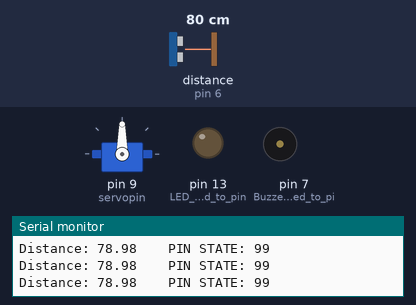
Bench run of a sketch on a simulated Arduino Uno, built with avr-gcc and run on an emulated ATmega328P. On the bench: servo, output pins drawn as LEDs (lit = HIGH), buzzer (waves = sounding, pin HIGH), the last lines printed to the serial monitor. Wiring (inferred from the names in the program): ultrasonic range finder: trigger pin 4; echo pin 6. The test bench sets the inputs (shaded band); at power-on: distance to the obstacle (sensor on pin 6) 80 cm. The echo pulse lasts 58.3 µs per cm; pins used as bus, display or sensor lines are not drawn.

Above: at 1.2 s.
1.3 s: distance to the obstacle (sensor on pin 6) set to 17 cm
4.3 s: distance to the obstacle (sensor on pin 6) set to 13 cm
At 4.7 s:
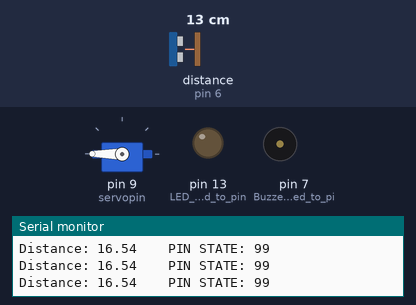
At 7.1 s:
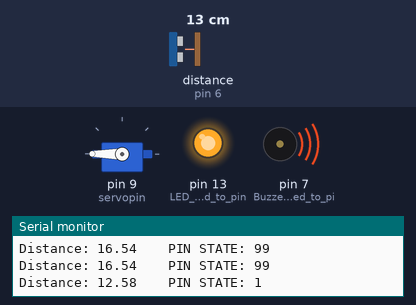
Timing chart, 0 to 13.3 s (numbered marks = the images above; inputs shaded):
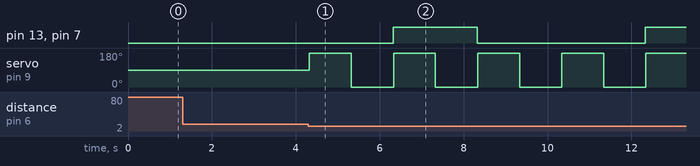

The sketch:

RDA113_week3_1_reviewed.ino
```cpp
int duration;  //this is the time it takes for the ultrasonic distance sensor to return an echo
float distance; //this is the distance of the obstacle calculated from the duration it took for the ultrasonic wave to travel and return as echo
int waittime = 0; // this is the required delay time between on and off state, calculated from the distance of obstacle
int starttime; // this is the time when we start counting down to our waittime
int countdown = 0; // this is the time reached so far, we need it to climb from starttime to starttime+waittime before we change the state of the light
int pinstate = 0; // this is the state of the light, 1 means ON, 0 means OFF

# include <Servo.h>

Servo myservo;
const int servopin = 9;

void setup() {
  myservo.attach(servopin);
  pinMode(13, OUTPUT); // LED was connected to pin 13, so this means pin 13 is an output pin
  pinMode(7, OUTPUT); // Buzzer was conected to pin 7, so this means pin 7 is an output pin
  pinMode(4, OUTPUT);// TRIGGER of the ultrasonic sensor was connected to pin 4, so this means pin 4 is an output pin
  pinMode(6, INPUT); //ECHO of the ultrasonic sensor was connected to pin 6, so this means pin 6 is an input pin
  Serial.begin(9600); // this way, we setup our arduino to activate serial monitor (viewing information on the monitor)
}

void loop() {

  digitalWrite(4, HIGH); //this means we send a 5V out through pin 4, goin to the TRIG of the ultrasonic sensor, this sends out the sound wave
  delayMicroseconds(1000);//this means we wait for 1 second, the arduino will just wait and do nothing else while the previous code is still running
  digitalWrite(4, LOW);//this means we send a 0V out through pin 4, goin to the TRIG of the ultrasonic sensor, this stops the sound wave
  duration = pulseIn(6, HIGH);//this returns the time in miliseconds that arduino now has to wait before pin 6 (the ECHO pin) receives a HIGH
  distance = 0.017 * duration; // this converts the duration to distance using the formular distance = speed of sound * time


  if (distance > 15) {     //if the obstacle is more than 50 cm away from the sensor, then do what??
    //off the LED and buzzer
    digitalWrite(13, LOW);       //this sens a 0V to the LED
    digitalWrite(7, LOW);         //this sens a 0V to the buzzer
    starttime = millis();         //this resets the starttime to the time RIGHT NOW, in milliseconds
    pinstate = 99;                 //this gives the pinstate a value of 99, which we have chosen as a way of indicating that we are yet to start flickering the state from on to off to on to off

}
  else {                             //OTHERWISE, i


    //on and off the LED and buzzer
    waittime = distance * 100;           //first, we calculate the time we need to give between when we ON out led, OFF and ON again.
    countdown = millis() - starttime;   //then we check how much time has elapsed since the last time we reset our starttime,
    myservo.write(180);
    delay(1000);
    myservo.write(0);
    delay(1000);                                 //to know whether we need to change the state of our light and buzzer and then reset our starttime again

   if (countdown < waittime) {      //if the countdown time has not reached the required time we need to wait before changing the state of the led and buzzer, then do what??
      //do not change anything. However if this is the first time distance is less than 50cm in a long while, then turn on the led and buzzer
      if (pinstate == 99) {                //so we say, if pinstate is 99,
        digitalWrite(13, HIGH);       //then turn on the led
        digitalWrite(7, HIGH);        //and turn on the buzzer
        pinstate = 1;              //now change the pinstate to 1, so we dont assume it is still 99, 1 means the led and buzzer are now ON
      }
}
    else {                        //if the countdown time has now climbed up to the waittime, then its time to do what?
      //change on to off and vice versa
      if (pinstate == 0) {
        digitalWrite(13, HIGH);
        digitalWrite(7, HIGH);
        pinstate = 1;
      } else {
        digitalWrite(13, LOW);
        digitalWrite(7, LOW);
        pinstate = 0;
      }

      //and reset the starttime to present time
      starttime = millis();
    }
  }
  Serial.print("Distance: ");   //print on to the monitor,the exact word "Distance: "
  Serial.print(distance);        // print on to the monitor,the value of the distance calculated earlier
  Serial.print("    PIN STATE: ");    //print on to the monitor,the exact words "PIN STATE: "
  Serial.println(pinstate);             // print on to the monitor,the current value of pinstate, which is either 99, 1 or 0
}
```

Measured:
- the behaviour switches between 16 and 15 cm on distance to the obstacle (sensor on pin 6) (found by bisection; images 0 and 1)
- after the input at 4.3 s, pin 13 (LED_was_connected_to_pin), pin 7 (Buzzer_was_conected_to_pi): LOW → HIGH after 2.0 s, → LOW 2.0 s later, → HIGH 4.0 s later; servo on pin 9 (servopin): alternates 180° for 1.0 s and 0° for 1.0 s, starting at once
